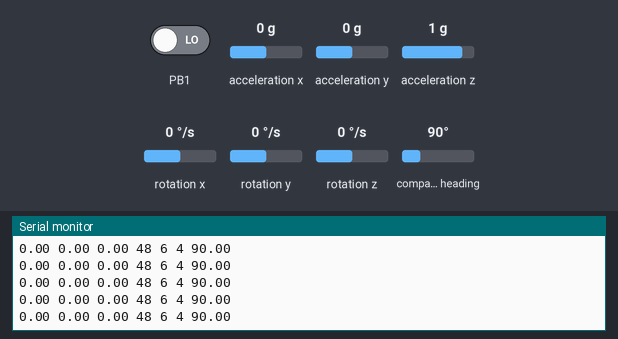
The sketch below on a simulated STM32 Blue Pill. On the bench: the last lines printed to the serial monitor. Inputs (shaded band) come from the test bench; at power-on: acceleration y 0 g, PB1 LOW, acceleration x 0 g, acceleration z 1 g, rotation x 0 °/s, rotation y 0 °/s, rotation z 0 °/s, compass heading 90°. The sensor or clock chip raises its interrupt line as the real part does.

Above: at 6.2 s.
6.3 s: acceleration y set to -0.2 g
At 7.4 s:
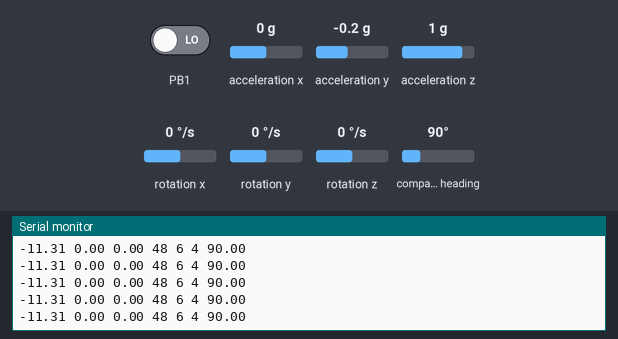
7.8 s: acceleration y set to 0.1 g
At 8.4 s:
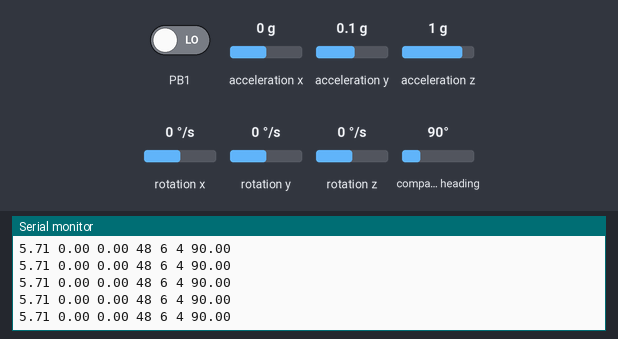
Timing chart, 0 to 10.3 s (numbered marks = the images above; inputs shaded):
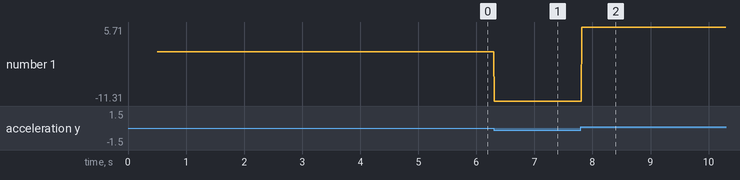

Measured:
- after the input at 6.3 s, the serial monitor: prints a new line at once (image 1)
- after the input at 7.8 s, the serial monitor: prints a new line at once (image 2)
- plotted number 1: 0 → -11.31 after the input at 6.3 s, -11.31 → 5.71 after the input at 7.8 s

The sketch:

MeuQuadARM.ino
```cpp
//%%%%%%%%%%%%%%%%%%%%%%%%%%%%%%%%%%%%%%%%%%%%%%%%%%%%%%%%%%%%%%%%%%%%%%%%%%%%%%%%%%%%
//									MEUQUAD.UNI.ME
//%%%%%%%%%%%%%%%%%%%%%%%%%%%%%%%%%%%%%%%%%%%%%%%%%%%%%%%%%%%%%%%%%%%%%%%%%%%%%%%%%%%%

//%%%%%%%%%%%%%%%%%%%%%%% FUNÇÕES DE DEBUG DISPONÍVEIS NO ARM %%%%%%%%%%%%%%%%%%%%%%%%

#define DEBUG_ANGULO
//#define DEBUG_OUT_PID
//#define DEBUG_SETPOINTS
//#define DEBUG_VELOCIDADES

//%%%%%%%%%%%%%%%%%%%%%% DEFINIÇÕES GERAIS DO QUADRICOPTERO %%%%%%%%%%%%%%%%%%%%%%%%%%

#define MIN_ESC 1000
#define MAX_ESC 2000

#define MAX_INFLUENCIA_PID 800
#define MAX_INFLUENCIA_PID_Z 800

//PID X
#define KPX 4
#define KIX 0
#define KDX 1
#define CENTROX 0

//PID Y
#define KPY 4
#define KIY 0
#define KDY 1
#define CENTROY 0

//PID Z
#define KPZ 8
#define KIZ 0
#define KDZ 1

//Definição de pinos
#define M0_PIN 3
#define M1_PIN 5
#define M2_PIN 6
#define M3_PIN 9

//%%%%%%%%%%%%%%%%%%%%%%%%%%%%%%%%%%%%%%%%%%%%%%%%%%%%%%%%%%%%%%%%%%%%%%%%%%%%%%%%%%%%

//Bibliotecas necessárias
#include "I2Cdev.h"
#include <MPU6050_6Axis_MotionApps20.h>
#include <Wire.h>
#include <MS5611.h>
#include <Servo.h>
#include "HMC5883L.h"
#include <SPI.h>
#include "PID_v1.h"
#include <SD.h>

//%%%%%%%%%%%%%%%%%%%%%%%%%%%%%%%%%%%%%%%%%%%%%%%%%%%%%%%%%%%%%%%%%%%%%%%%%%%%%%%%%%%%

//Controle
int V_MEDIA;
byte dados[21];
double angleY,angleX,angleZ;
double OutputY, OutputX, OutputZ;
double SetpointX = CENTROX;
double SetpointY = CENTROY;
double SetpointZ = 0;
double CENTROZ = 0;
double MeiodoX = CENTROX;
double MeiodoY = CENTROY;
int modY,modX,modZ;
PID ControleY(&angleY, &OutputY, &SetpointY, KPY, KIY, KDY, DIRECT);
PID ControleX(&angleX, &OutputX, &SetpointX, KPX, KIX, KDX, DIRECT);
PID ControleZ(&angleZ, &OutputZ, &SetpointZ, KPZ, KIZ, KDZ, DIRECT);

//Motores
Servo motor[4];
int v[4];

//Relacionados ao MPU6050
MPU6050 mpu;
int16_t gx, gy, gz;
bool dmpReady = false;
uint8_t mpuIntStatus;
uint8_t devStatus;
uint16_t packetSize;
uint16_t fifoCount;
uint8_t fifoBuffer[64];

Quaternion q;
VectorFloat gravity;
float ypr[3];

uint8_t teapotPacket[14] = { '$', 0x02, 0,0, 0,0,
0,0, 0,0, 0x00, 0x00, '\r', '\n' };

volatile bool mpuInterrupt = false;
void dmpDataReady() {
    mpuInterrupt = true;
}

//para o Magnetometro
HMC5883L mag;
int16_t mx, my, mz;
float direcao = 0;

//%%%%%%%%%%%%%%%%%%%%%%%%%%%%%%%%%%%%%%%%%%%%%%%%%%%%%%%%%%%%%%%%%%%%%%%%%%%%%%%%%%%%

void setup(){
    iniMPU();
    iniMotores();
    iniControle();
    iniDebugMode();
    iniMag();
}

void loop(){
	if (!dmpReady) return;
    while (!mpuInterrupt && fifoCount < packetSize) {
    	//Enquanto não temos interrupção do MPU podemos fazer outras coisas...
        debugMode();

    }
    pegaXYZ();
    pegaMag();
    controlar();
    debugMode();
}
```

controle.ino
```cpp
void iniControle(){
  ControleX.SetMode(AUTOMATIC);
  ControleX.SetSampleTime(10);
  ControleX.SetOutputLimits(-MAX_INFLUENCIA_PID,MAX_INFLUENCIA_PID);
  SetpointX = 0;

  ControleY.SetMode(AUTOMATIC);
  ControleY.SetSampleTime(10);
  ControleY.SetOutputLimits(-MAX_INFLUENCIA_PID,MAX_INFLUENCIA_PID);
  SetpointY = 0;

  ControleZ.SetMode(AUTOMATIC);
  ControleZ.SetSampleTime(5);
  ControleZ.SetOutputLimits(-MAX_INFLUENCIA_PID_Z,MAX_INFLUENCIA_PID_Z);
  SetpointZ = 0;
}

void controlar(){

  ControleX.Compute();
  ControleY.Compute();
  ControleZ.Compute();

  v[0] = V_MEDIA + OutputX - OutputY - OutputZ;
  v[1] = V_MEDIA - OutputX - OutputY + OutputZ;
  v[2] = V_MEDIA - OutputX + OutputY - OutputZ;
  v[3] = V_MEDIA + OutputX + OutputY + OutputZ;

  v[0] = constrain(v[0], 1000, 2000);
  v[1] = constrain(v[1], 1000, 2000);
  v[2] = constrain(v[2], 1000, 2000);
  v[3] = constrain(v[3], 1000, 2000);

  // motor[0].writeMicroseconds(v[0]);
  // motor[1].writeMicroseconds(v[1]);
  // motor[2].writeMicroseconds(v[2]);
  // motor[3].writeMicroseconds(v[3]);
}
```

debugMode.ino
```cpp
void iniDebugMode(){
	#ifdef DEBUG_ANGULO
		Serial.begin(115200);
		Serial.println("iniciou angulos");
	#endif
	#ifdef DEBUG_OUT_PID
		Serial.begin(115200);
		Serial.println("iniciou saida pid");
	#endif
	#ifdef DEBUG_VELOCIDADES
		Serial.begin(115200);
		Serial.println("iniciou as velocidades");
	#endif
	#ifdef DEBUG_RECEPTOR
		Serial.begin(115200);
		Serial.println("iniciou o receptor");
	#endif
	#ifdef DEBUG_YAW
		Serial.begin(115200);
		Serial.println("iniciou o YAW");
	#endif
	#ifdef DEBUG_EEPROM
		Serial.begin(115200);
		Serial.println("iniciou a EEPROM");
	#endif
	#ifdef DEBUG_CONTROLE
		Serial.begin(115200);
		Serial.println("iniciou o CONTROLE");
	#endif
}

void debugMode(){

	   #ifdef DEBUG_ANGULO
	  Serial.print(angleX);
	  Serial.print(" ");
	  Serial.print(angleY);
	  Serial.print(" ");
	  Serial.print(angleZ);
	  Serial.print(" ");
	  Serial.print(gx);
	  Serial.print(" ");
	  Serial.print(gy);
	  Serial.print(" ");
	  Serial.print(gz);
		Serial.print(" ");
		Serial.print(direcao);
	  Serial.println();
	  #endif

	  #ifdef DEBUG_OUT_PID
	  Serial.print(OutputX);
	  Serial.print(", ");
	  Serial.print(OutputY);
	  Serial.print(", ");
	  Serial.print(OutputZ);
	  Serial.println();
	  #endif
	  #ifdef DEBUG_VELOCIDADES
	  Serial.print(v[0]);
	  Serial.print(",");
	  Serial.print(v[1]);
	  Serial.print(",");
	  Serial.print(v[2]);
	  Serial.print(",");
	  Serial.print(v[3]);
	  Serial.println();
	  #endif
	  #ifdef DEBUG_SETPOINTS
	  Serial.print(SetpointX);
	  Serial.print (" ");
	  Serial.print(SetpointY);
	  Serial.print (" ");
	  Serial.print(SetpointZ);
	  Serial.println();
	  #endif
	}
```

motores.ino
```cpp
void iniMotores(){
//    motor[0].attach(M0_PIN);
//    motor[1].attach(M1_PIN);
//    motor[2].attach(M2_PIN);
//    motor[3].attach(M3_PIN);
//
//    motor[0].writeMicroseconds(1000);
//    motor[1].writeMicroseconds(1000);
//    motor[2].writeMicroseconds(1000);
//    motor[3].writeMicroseconds(1000);
//
//    vMedia = MIN_ESC;
}
```

sensores.ino
```cpp
void iniMPU(){
    Wire.begin();
    mpu.initialize();
    // TWBR = 12; //Defini clock I2C 400kHz
    devStatus = mpu.dmpInitialize();

    if (devStatus == 0) {
        mpu.setDMPEnabled(true);
        //Filtro Passa-Baixa
        //MPU6050_DLPF_BW_256         0x00
        //MPU6050_DLPF_BW_188         0x01
        //MPU6050_DLPF_BW_98          0x02
        //MPU6050_DLPF_BW_42          0x03
        //MPU6050_DLPF_BW_20          0x04
        //MPU6050_DLPF_BW_10          0x05
        //MPU6050_DLPF_BW_5           0x06
        mpu.setDLPFMode(0x03);
        attachInterrupt(17, dmpDataReady, RISING);
        mpuIntStatus = mpu.getIntStatus();
        dmpReady = true;
        packetSize = mpu.dmpGetFIFOPacketSize();
        mpu.setI2CMasterModeEnabled(false);
        mpu.setI2CBypassEnabled(true) ;
        mpu.setSleepEnabled(false);
    }
}
void pegaXYZ(){
    mpuInterrupt = false;
    mpuIntStatus = mpu.getIntStatus();

    fifoCount = mpu.getFIFOCount();

    if ((mpuIntStatus & 0x10) || fifoCount == 1024) {
        mpu.resetFIFO();
        Serial.println(F("FIFO overflow!"));
    } else if (mpuIntStatus & 0x02) {
        while (fifoCount < packetSize) fifoCount = mpu.getFIFOCount();
        mpu.getFIFOBytes(fifoBuffer, packetSize);
        fifoCount = fifoCount - packetSize;
        mpu.dmpGetQuaternion(&q, fifoBuffer);
        mpu.dmpGetGravity(&gravity, &q);
        mpu.dmpGetYawPitchRoll(ypr, &q, &gravity);
        mpu.getRotation(&gx, &gy, &gz);
    }

    gx = gx + 48;
    gy = -gy + 6;
    gz = gz + 4;

    angleX = ypr[2] * 180/M_PI;
    angleY = ypr[1] * 180/M_PI;
    angleZ = ypr[0] * 180/M_PI;
}

void iniMag(){
    mag.initialize();
}
void pegaMag(){
    mag.getHeading(&mx, &my, &mz);
    direcao = atan2(my, mx);
    direcao = direcao*180/M_PI;
}
```
